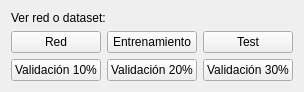
   <widget class="QWidget" name="verticalLayoutWidget_6">
    <property name="geometry">
     <rect>
      <x>664</x>
      <y>549</y>
      <width>291</width>
      <height>91</height>
     </rect>
    </property>
    <layout class="QVBoxLayout" name="verticalLayout_14">
     <item>
      <widget class="QLabel" name="label_verreddataset">
       <property name="text">
        <string>Ver red o dataset:</string>
       </property>
       <property name="alignment">
        <set>Qt::AlignBottom|Qt::AlignLeading|Qt::AlignLeft</set>
       </property>
      </widget>
     </item>
     <item>
      <layout class="QHBoxLayout" name="horizontalLayout_14">
       <item>
        <layout class="QGridLayout" name="gridLayout">
         <item row="0" column="0">
          <widget class="QPushButton" name="pushButton_verred">
           <property name="text">
            <string>Red</string>
           </property>
          </widget>
         </item>
         <item row="0" column="1">
          <widget class="QPushButton" name="pushButton_verentr">
           <property name="text">
            <string>Entrenamiento</string>
           </property>
          </widget>
         </item>
         <item row="1" column="0">
          <widget class="QPushButton" name="pushButton_verval10">
           <property name="text">
            <string>Validación 10%</string>
           </property>
          </widget>
         </item>
         <item row="0" column="2">
          <widget class="QPushButton" name="pushButton_vertest">
           <property name="text">
            <string>Test</string>
           </property>
          </widget>
         </item>
         <item row="1" column="1">
          <widget class="QPushButton" name="pushButton_verval20">
           <property name="text">
            <string>Validación 20%</string>
           </property>
          </widget>
         </item>
         <item row="1" column="2">
          <widget class="QPushButton" name="pushButton_verval30">
           <property name="text">
            <string>Validación 30%</string>
           </property>
          </widget>
         </item>
        </layout>
       </item>
      </layout>
     </item>
    </layout>
   </widget>
